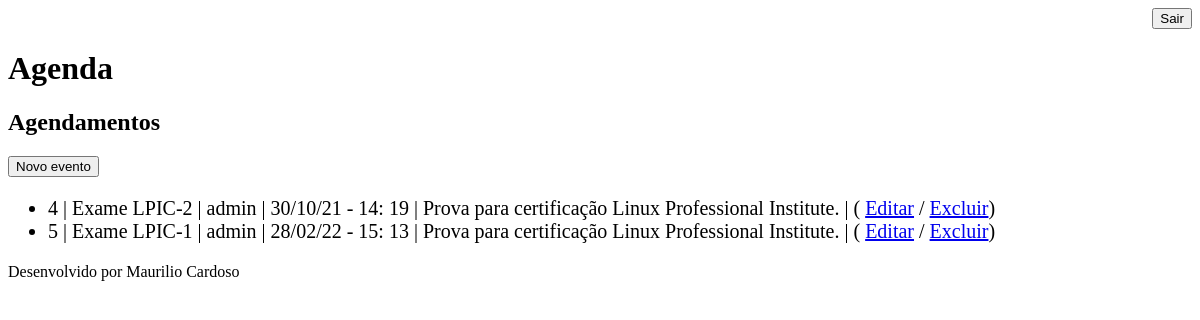
The page /agenda/ (signed in) on the database as committed earlier.
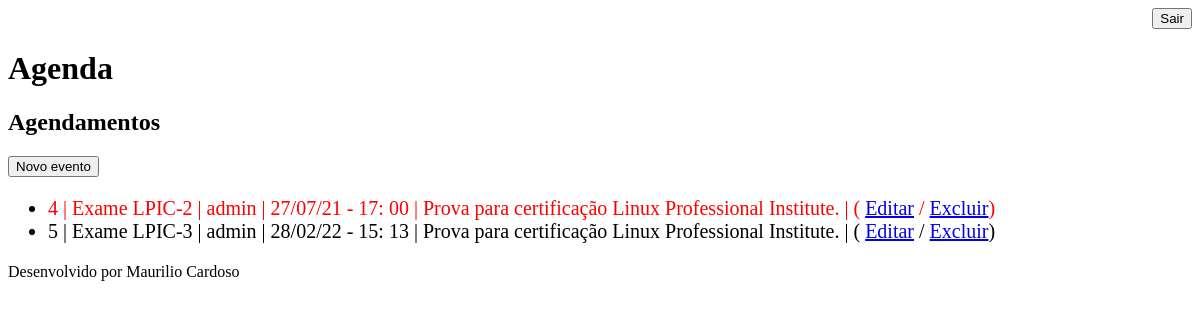
The same page on the database as committed later.
### core/models.py (models this page shows, shortened)
class Eventos(models.Model):
    titulo = models.CharField(max_length=200)
    descricao = models.TextField(blank=True, null=True)
    data_evento = models.DateTimeField(verbose_name='Data do evento')
    data_criacao = models.DateTimeField(auto_now=True, verbose_name='Data de criação do evento')
    local = models.TextField(blank=True, null=True, verbose_name='Local/Endereço')
    usuario = models.ForeignKey(User, on_delete=models.CASCADE)
    class Meta:
        db_table = 'Eventos'
    def get_data_evento(self):
        return self.data_evento.strftime('%d/%m/%y - %H: %M')
    def get_evento_atrasado(self):
        if self.data_evento < datetime.now():
            return True
        else:
            return False

### core/views.py (the view)
# urls.py: path('agenda/', views.lista_eventos),
@login_required(login_url='/login/')
def lista_eventos(request):
    usuario = request.user
    data_atual = datetime.now() - timedelta(hours=1)
    eventos = Eventos.objects.filter(usuario=usuario)
    dados = {'eventos' : eventos}
    return render(request, 'agenda.html', dados)

### templates/agenda.html
{% extends "model_page.html" %}
{% block content %}
    <h2>Agendamentos</h2>
    <a href="eventos/">
        <button type="button">Novo evento</button>
    </a>
    <ul style="font-size: 20px">
        {% for eventos in eventos %}
            <li>
                <div style={% if eventos.get_evento_atrasado %} "color:red" {% endif %}>
                    {{eventos.id}} | {{eventos.titulo}} | {{eventos.usuario}} | {{eventos.get_data_evento}} | {{eventos.descricao}} |
                    ( <a href="eventos/?id={{ eventos.id }}">Editar</a>
                    / <a href="eventos/delete/{{ eventos.id }}/">Excluir</a>)
                </div>
            </li>
        {% endfor %}
    </ul>
{% endblock %}

Rows that differ between the two databases and show on the page:
changed Eventos "Exame LPIC-2": data_evento "2021-10-30 14:19:00" → "2021-07-27 17:00:00" (drawn); get_data_evento "30/10/21 - 14: 19" → "27/07/21 - 17: 00"
changed Eventos id 5: titulo "Exame LPIC-1" → "Exame LPIC-3"
